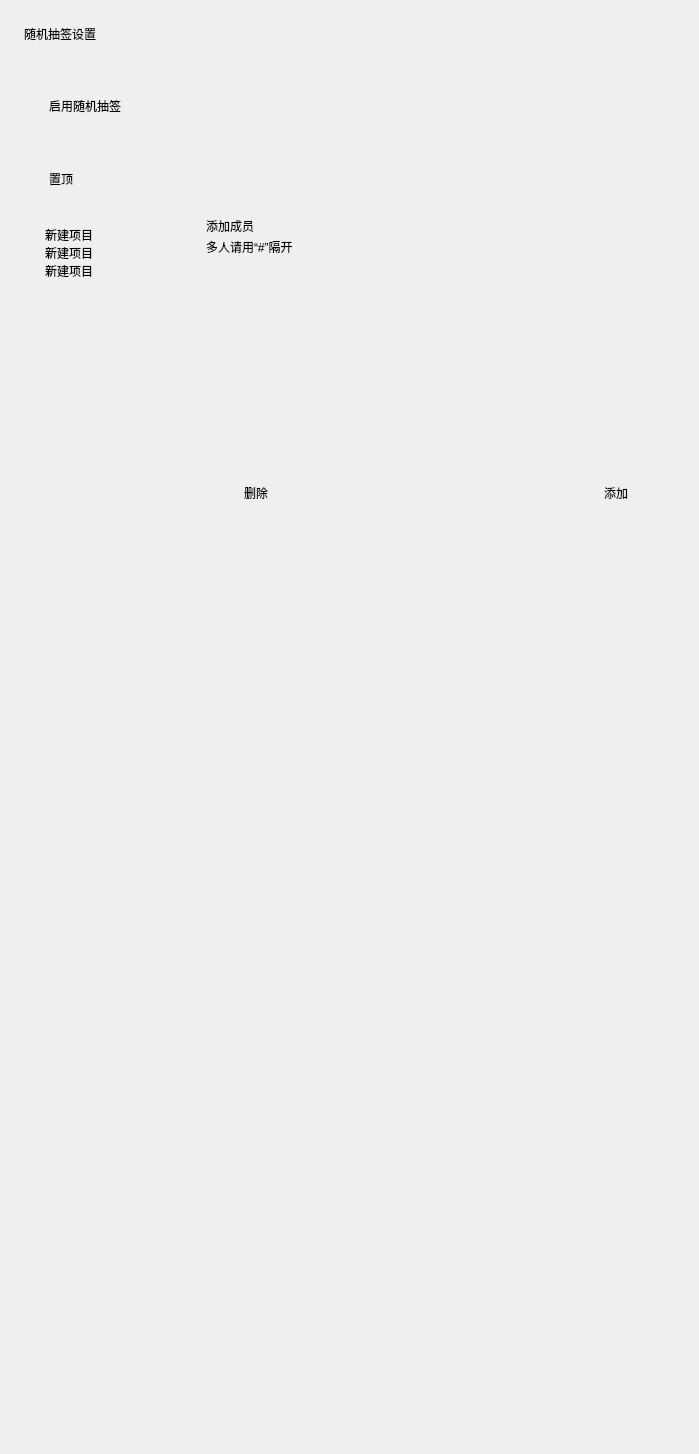
<?xml version="1.0" encoding="UTF-8"?>
<ui version="4.0">
 <class>Form</class>
 <widget class="QWidget" name="Form">
  <property name="geometry">
   <rect>
    <x>0</x>
    <y>0</y>
    <width>699</width>
    <height>1454</height>
   </rect>
  </property>
  <property name="sizePolicy">
   <sizepolicy hsizetype="Preferred" vsizetype="Expanding">
    <horstretch>0</horstretch>
    <verstretch>0</verstretch>
   </sizepolicy>
  </property>
  <property name="windowTitle">
   <string>Form</string>
  </property>
  <layout class="QVBoxLayout" name="verticalLayout_2">
   <property name="spacing">
    <number>18</number>
   </property>
   <property name="leftMargin">
    <number>24</number>
   </property>
   <property name="topMargin">
    <number>24</number>
   </property>
   <property name="rightMargin">
    <number>24</number>
   </property>
   <property name="bottomMargin">
    <number>0</number>
   </property>
   <item>
    <layout class="QHBoxLayout" name="horizontalLayout_2">
     <item>
      <widget class="TitleLabel" name="TitleLabel">
       <property name="text">
        <string>随机抽签设置</string>
       </property>
      </widget>
     </item>
     <item>
      <spacer name="horizontalSpacer_2">
       <property name="orientation">
        <enum>Qt::Horizontal</enum>
       </property>
       <property name="sizeHint" stdset="0">
        <size>
         <width>40</width>
         <height>20</height>
        </size>
       </property>
      </spacer>
     </item>
    </layout>
   </item>
   <item>
    <widget class="SmoothScrollArea" name="sd_scroll">
     <property name="styleSheet">
      <string notr="true">background: transparent; border: none</string>
     </property>
     <property name="widgetResizable">
      <bool>true</bool>
     </property>
     <widget class="QWidget" name="scrollAreaWidgetContents">
      <property name="geometry">
       <rect>
        <x>0</x>
        <y>0</y>
        <width>651</width>
        <height>1372</height>
       </rect>
      </property>
      <layout class="QVBoxLayout" name="verticalLayout_9">
       <item>
        <layout class="QVBoxLayout" name="ver_ver">
         <property name="spacing">
          <number>3</number>
         </property>
         <item>
          <widget class="CardWidget" name="CardWidget_1">
           <property name="minimumSize">
            <size>
             <width>0</width>
             <height>70</height>
            </size>
           </property>
           <layout class="QHBoxLayout" name="horizontalLayout_6">
            <property name="leftMargin">
             <number>16</number>
            </property>
            <property name="topMargin">
             <number>16</number>
            </property>
            <property name="rightMargin">
             <number>16</number>
            </property>
            <property name="bottomMargin">
             <number>16</number>
            </property>
            <item>
             <layout class="QVBoxLayout" name="verticalLayout_1">
              <property name="spacing">
               <number>0</number>
              </property>
              <item>
               <widget class="StrongBodyLabel" name="CW1_label_1">
                <property name="sizePolicy">
                 <sizepolicy hsizetype="Expanding" vsizetype="Preferred">
                  <horstretch>0</horstretch>
                  <verstretch>0</verstretch>
                 </sizepolicy>
                </property>
                <property name="text">
                 <string>启用随机抽签</string>
                </property>
               </widget>
              </item>
             </layout>
            </item>
            <item>
             <widget class="SwitchButton" name="lot_Switch_button">
              <property name="onText">
               <string>启用</string>
              </property>
              <property name="offText">
               <string>禁用</string>
              </property>
             </widget>
            </item>
           </layout>
          </widget>
         </item>
         <item>
          <widget class="CardWidget" name="CardWidget_31">
           <property name="minimumSize">
            <size>
             <width>0</width>
             <height>70</height>
            </size>
           </property>
           <layout class="QHBoxLayout" name="horizontalLayout_44">
            <property name="leftMargin">
             <number>16</number>
            </property>
            <property name="topMargin">
             <number>16</number>
            </property>
            <property name="rightMargin">
             <number>16</number>
            </property>
            <property name="bottomMargin">
             <number>16</number>
            </property>
            <item>
             <layout class="QVBoxLayout" name="verticalLayout_34">
              <property name="spacing">
               <number>0</number>
              </property>
              <item>
               <widget class="StrongBodyLabel" name="CW4_label_18">
                <property name="sizePolicy">
                 <sizepolicy hsizetype="Expanding" vsizetype="Preferred">
                  <horstretch>0</horstretch>
                  <verstretch>0</verstretch>
                 </sizepolicy>
                </property>
                <property name="text">
                 <string>置顶</string>
                </property>
               </widget>
              </item>
             </layout>
            </item>
            <item>
             <widget class="SwitchButton" name="lot_pin_button">
              <property name="onText">
               <string>启用</string>
              </property>
              <property name="offText">
               <string>禁用</string>
              </property>
             </widget>
            </item>
           </layout>
          </widget>
         </item>
         <item>
          <layout class="QHBoxLayout" name="horizontalLayout">
           <item>
            <widget class="ElevatedCardWidget" name="ElevatedCardWidget">
             <property name="maximumSize">
              <size>
               <width>170</width>
               <height>16777215</height>
              </size>
             </property>
             <layout class="QVBoxLayout" name="verticalLayout">
              <item>
               <widget class="ListWidget" name="lot_ListWidget">
                <item>
                 <property name="text">
                  <string>新建项目</string>
                 </property>
                </item>
                <item>
                 <property name="text">
                  <string>新建项目</string>
                 </property>
                </item>
                <item>
                 <property name="text">
                  <string>新建项目</string>
                 </property>
                </item>
               </widget>
              </item>
             </layout>
            </widget>
           </item>
           <item>
            <layout class="QVBoxLayout" name="verticalLayout_3">
             <item>
              <widget class="TitleLabel" name="TitleLabel_2">
               <property name="text">
                <string>添加成员</string>
               </property>
              </widget>
             </item>
             <item>
              <widget class="StrongBodyLabel" name="StrongBodyLabel">
               <property name="text">
                <string>多人请用“#”隔开</string>
               </property>
              </widget>
             </item>
             <item>
              <widget class="PlainTextEdit" name="lot_PlainTextEdit"/>
             </item>
             <item>
              <layout class="QHBoxLayout" name="horizontalLayout_3">
               <item>
                <widget class="PushButton" name="lot_del_button">
                 <property name="minimumSize">
                  <size>
                   <width>100</width>
                   <height>0</height>
                  </size>
                 </property>
                 <property name="text">
                  <string>删除</string>
                 </property>
                </widget>
               </item>
               <item>
                <spacer name="horizontalSpacer">
                 <property name="orientation">
                  <enum>Qt::Horizontal</enum>
                 </property>
                 <property name="sizeHint" stdset="0">
                  <size>
                   <width>40</width>
                   <height>20</height>
                  </size>
                 </property>
                </spacer>
               </item>
               <item>
                <widget class="PrimaryPushButton" name="lot_add_button">
                 <property name="minimumSize">
                  <size>
                   <width>100</width>
                   <height>0</height>
                  </size>
                 </property>
                 <property name="text">
                  <string>添加</string>
                 </property>
                </widget>
               </item>
              </layout>
             </item>
             <item>
              <spacer name="verticalSpacer_2">
               <property name="orientation">
                <enum>Qt::Vertical</enum>
               </property>
               <property name="sizeHint" stdset="0">
                <size>
                 <width>20</width>
                 <height>40</height>
                </size>
               </property>
              </spacer>
             </item>
            </layout>
           </item>
          </layout>
         </item>
         <item>
          <spacer name="horizontalSpacer_5">
           <property name="orientation">
            <enum>Qt::Horizontal</enum>
           </property>
           <property name="sizeHint" stdset="0">
            <size>
             <width>40</width>
             <height>20</height>
            </size>
           </property>
          </spacer>
         </item>
        </layout>
       </item>
       <item>
        <widget class="QFrame" name="blank">
         <property name="minimumSize">
          <size>
           <width>0</width>
           <height>25</height>
          </size>
         </property>
         <property name="frameShape">
          <enum>QFrame::StyledPanel</enum>
         </property>
         <property name="frameShadow">
          <enum>QFrame::Raised</enum>
         </property>
         <property name="lineWidth">
          <number>5</number>
         </property>
        </widget>
       </item>
       <item>
        <spacer name="verticalSpacer">
         <property name="orientation">
          <enum>Qt::Vertical</enum>
         </property>
         <property name="sizeHint" stdset="0">
          <size>
           <width>20</width>
           <height>40</height>
          </size>
         </property>
        </spacer>
       </item>
      </layout>
     </widget>
    </widget>
   </item>
  </layout>
 </widget>
 <customwidgets>
  <customwidget>
   <class>PushButton</class>
   <extends>QPushButton</extends>
   <header>qfluentwidgets</header>
  </customwidget>
  <customwidget>
   <class>PrimaryPushButton</class>
   <extends>PushButton</extends>
   <header>qfluentwidgets</header>
  </customwidget>
  <customwidget>
   <class>SwitchButton</class>
   <extends>QWidget</extends>
   <header>qfluentwidgets</header>
  </customwidget>
  <customwidget>
   <class>CardWidget</class>
   <extends>QFrame</extends>
   <header>qfluentwidgets</header>
   <container>1</container>
  </customwidget>
  <customwidget>
   <class>ElevatedCardWidget</class>
   <extends>SimpleCardWidget</extends>
   <header>qfluentwidgets</header>
   <container>1</container>
  </customwidget>
  <customwidget>
   <class>SimpleCardWidget</class>
   <extends>CardWidget</extends>
   <header>qfluentwidgets</header>
   <container>1</container>
  </customwidget>
  <customwidget>
   <class>SmoothScrollArea</class>
   <extends>QScrollArea</extends>
   <header>qfluentwidgets</header>
   <container>1</container>
  </customwidget>
  <customwidget>
   <class>StrongBodyLabel</class>
   <extends>QLabel</extends>
   <header>qfluentwidgets</header>
  </customwidget>
  <customwidget>
   <class>TitleLabel</class>
   <extends>QLabel</extends>
   <header>qfluentwidgets</header>
  </customwidget>
  <customwidget>
   <class>PlainTextEdit</class>
   <extends>QPlainTextEdit</extends>
   <header>qfluentwidgets</header>
  </customwidget>
  <customwidget>
   <class>ListWidget</class>
   <extends>QListWidget</extends>
   <header>qfluentwidgets</header>
  </customwidget>
 </customwidgets>
 <resources/>
 <connections/>
</ui>
